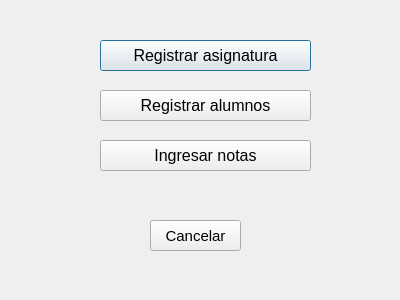
<?xml version="1.0" encoding="UTF-8"?>
<ui version="4.0">
 <class>Menu_Principal</class>
 <widget class="QDialog" name="Menu_Principal">
  <property name="geometry">
   <rect>
    <x>0</x>
    <y>0</y>
    <width>400</width>
    <height>300</height>
   </rect>
  </property>
  <property name="windowTitle">
   <string>Menú Principal</string>
  </property>
  <widget class="QPushButton" name="btnRegAsig">
   <property name="geometry">
    <rect>
     <x>100</x>
     <y>40</y>
     <width>211</width>
     <height>31</height>
    </rect>
   </property>
   <property name="font">
    <font>
     <pointsize>12</pointsize>
    </font>
   </property>
   <property name="text">
    <string>Registrar asignatura</string>
   </property>
  </widget>
  <widget class="QPushButton" name="btnRegAlum">
   <property name="geometry">
    <rect>
     <x>100</x>
     <y>90</y>
     <width>211</width>
     <height>31</height>
    </rect>
   </property>
   <property name="font">
    <font>
     <pointsize>12</pointsize>
    </font>
   </property>
   <property name="text">
    <string>Registrar alumnos</string>
   </property>
  </widget>
  <widget class="QPushButton" name="btnIngresarNotas">
   <property name="geometry">
    <rect>
     <x>100</x>
     <y>140</y>
     <width>211</width>
     <height>31</height>
    </rect>
   </property>
   <property name="font">
    <font>
     <pointsize>12</pointsize>
    </font>
   </property>
   <property name="text">
    <string>Ingresar notas</string>
   </property>
  </widget>
  <widget class="QPushButton" name="btnCancelar">
   <property name="geometry">
    <rect>
     <x>150</x>
     <y>220</y>
     <width>91</width>
     <height>31</height>
    </rect>
   </property>
   <property name="font">
    <font>
     <pointsize>11</pointsize>
    </font>
   </property>
   <property name="text">
    <string>Cancelar</string>
   </property>
  </widget>
 </widget>
 <resources/>
 <connections/>
</ui>
